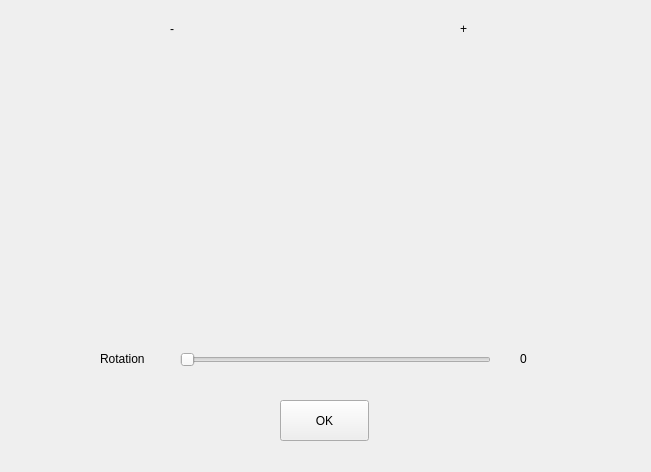
<?xml version="1.0" encoding="UTF-8"?>
<ui version="4.0">
 <class>FormSensitiveRotation</class>
 <widget class="QWidget" name="FormSensitiveRotation">
  <property name="geometry">
   <rect>
    <x>0</x>
    <y>0</y>
    <width>651</width>
    <height>472</height>
   </rect>
  </property>
  <property name="windowTitle">
   <string>Sensitive Rotation</string>
  </property>
  <widget class="QSlider" name="horizontalSlider">
   <property name="geometry">
    <rect>
     <x>180</x>
     <y>350</y>
     <width>311</width>
     <height>20</height>
    </rect>
   </property>
   <property name="maximum">
    <number>45</number>
   </property>
   <property name="orientation">
    <enum>Qt::Horizontal</enum>
   </property>
  </widget>
  <widget class="QPushButton" name="pushButton">
   <property name="geometry">
    <rect>
     <x>280</x>
     <y>400</y>
     <width>89</width>
     <height>41</height>
    </rect>
   </property>
   <property name="text">
    <string>OK</string>
   </property>
  </widget>
  <widget class="QLabel" name="label">
   <property name="geometry">
    <rect>
     <x>520</x>
     <y>350</y>
     <width>31</width>
     <height>17</height>
    </rect>
   </property>
   <property name="text">
    <string>0</string>
   </property>
  </widget>
  <widget class="QLabel" name="label_3">
   <property name="geometry">
    <rect>
     <x>170</x>
     <y>20</y>
     <width>21</width>
     <height>17</height>
    </rect>
   </property>
   <property name="text">
    <string>-</string>
   </property>
  </widget>
  <widget class="QLabel" name="label_img_dec">
   <property name="geometry">
    <rect>
     <x>50</x>
     <y>40</y>
     <width>261</width>
     <height>271</height>
    </rect>
   </property>
   <property name="text">
    <string/>
   </property>
   <property name="pixmap">
    <pixmap>img.png</pixmap>
   </property>
  </widget>
  <widget class="QLabel" name="label_4">
   <property name="geometry">
    <rect>
     <x>460</x>
     <y>20</y>
     <width>21</width>
     <height>17</height>
    </rect>
   </property>
   <property name="text">
    <string>+</string>
   </property>
  </widget>
  <widget class="QLabel" name="label_img_inc">
   <property name="geometry">
    <rect>
     <x>340</x>
     <y>40</y>
     <width>261</width>
     <height>271</height>
    </rect>
   </property>
   <property name="text">
    <string/>
   </property>
   <property name="pixmap">
    <pixmap>img.png</pixmap>
   </property>
  </widget>
  <widget class="QLabel" name="label_2">
   <property name="geometry">
    <rect>
     <x>100</x>
     <y>350</y>
     <width>67</width>
     <height>17</height>
    </rect>
   </property>
   <property name="text">
    <string>Rotation</string>
   </property>
  </widget>
 </widget>
 <resources/>
 <connections>
  <connection>
   <sender>horizontalSlider</sender>
   <signal>valueChanged(int)</signal>
   <receiver>label</receiver>
   <slot>setNum(int)</slot>
   <hints>
    <hint type="sourcelabel">
     <x>227</x>
     <y>305</y>
    </hint>
    <hint type="destinationlabel">
     <x>356</x>
     <y>305</y>
    </hint>
   </hints>
  </connection>
 </connections>
</ui>
